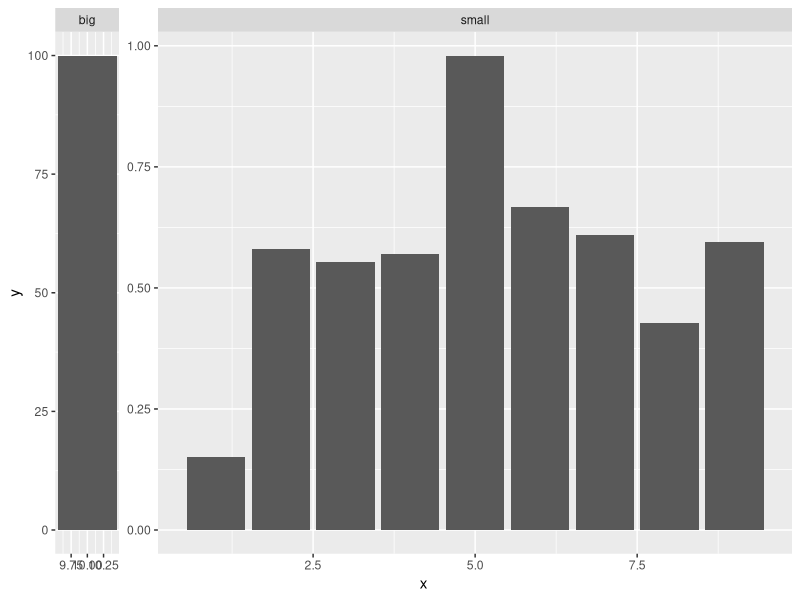

Write R code to recreate this figure.
# https://github.com/thomasp85/ggforce
# https://ihaddadenfodil.com/post/it-s-a-bird-it-s-a-plane-it-s-a-ggforce-function/


install.packages("ggforce")
library(tidyverse)
library(ggforce)

df <- data.frame(
  x = seq(10),
  y = c(runif(9), 100),
  type = c(rep("small", 9), "big")
)

# Add facets with relative widths and heights to the numberf of breaks
ggplot(df, aes(x, y)) +
  geom_col() +
  ggforce::facet_row(. ~ type,
                     scales = "free",
                     space = "free")

# Zoom in to a region of the plot
p <- ggplot2::ggplot(iris,
                ggplot2::aes(x = Petal.Length,
                    y = Petal.Width,
                    colour = Species)) +
  ggplot2::geom_point() +
  ggforce::facet_zoom(x = Species == "versicolor")

## ggsave(p, file= "example.ggforce.pdf",
##        width = 6, height = 5)



